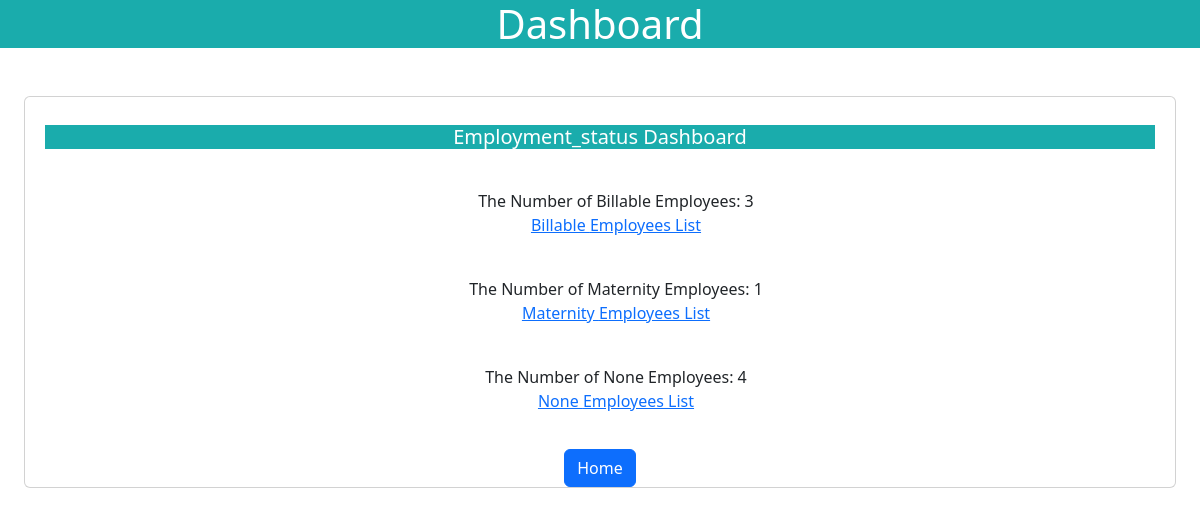
Page /dashboard on the earlier database version.
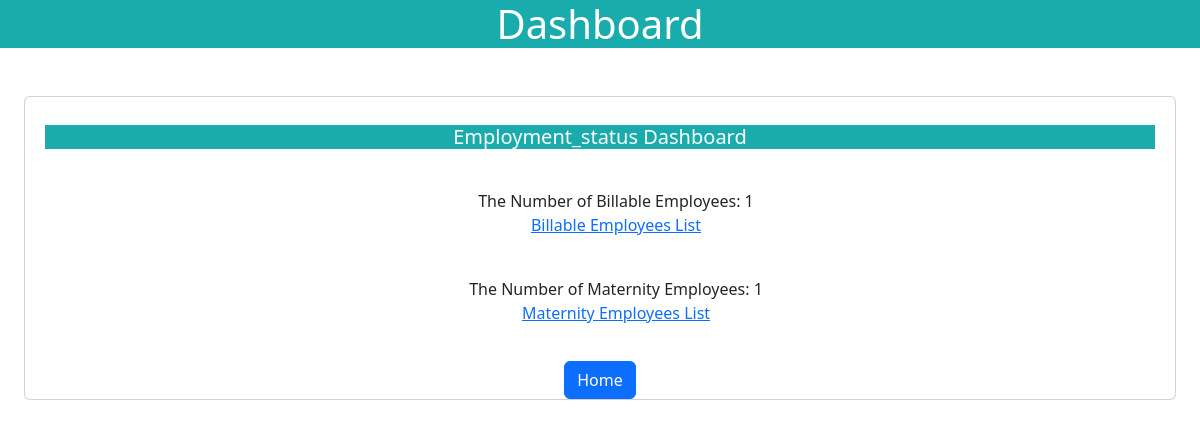
Same page on the later database version.
### app.py (models this page shows)
class Employee(db.Model):
    Sno = db.Column(db.Integer, primary_key=True, autoincrement=True)
    Emp_id = db.Column(db.String(500))
    Name = db.Column(db.String(500))
    Designation = db.Column(db.String(500))
    Department = db.Column(db.String(500))
    Project = db.Column(db.String(500))
    Job_role = db.Column(db.String(500))
    Employment_status = db.Column(db.String(500))
    Joining_date = db.Column(db.String(500))
    Experience = db.Column(db.String(500))
    Location = db.Column(db.String(500))
    Last_promoted = db.Column(db.String(500))
    Comments = db.Column(db.String(500))
    employee_status=db.Column(db.String(500))

### app.py (the view)
@app.route("/dashboard")
def dashBoard():
    status=Employee.query.with_entities(Employee.Employment_status).distinct()
    del_employers=Delete_user.query.all()
    deleted_jan_employers=[]
    deleted_feb_employers=[]
    deleted_march_employers=[]
    deleted_april_employers=[]
    deleted_may_employers=[]
    deleted_june_employers=[]
    deleted_july_employers=[]
    deleted_aug_employers=[]
    deleted_sep_employers=[]
    deleted_oct_employers=[]
    deleted_nov_employers=[]
    deleted_dec_employers=[]
    for emp in del_employers:
        if emp.Date:
            split_date=emp.Date.split("-")
            modified_month=split_date[1]
            if modified_month=="01":
                deleted_jan_employers.append(emp.Name)
            if modified_month=="02":
                deleted_feb_employers.append(emp.Name)
            if modified_month=="03":
                deleted_march_employers.append(emp.Name)
            if modified_month=="04":
                deleted_april_employers.append(emp.Name)
            if modified_month=="05":
                deleted_may_employers.append(emp.Name)
            if modified_month=="06":
                deleted_june_employers.append(emp.Name)
            if modified_month=="07":
                deleted_july_employers.append(emp.Name)
            if modified_month=="08":
                deleted_aug_employers.append(emp.Name)
            if modified_month=="09":
                deleted_sep_employers.append(emp.Name)
            if modified_month=='10':
                deleted_oct_employers.append(emp.Name)
            if modified_month=='11':
                deleted_nov_employers.append(emp.Name)
            if modified_month=='12':
                deleted_dec_employers.append(emp.Name)
    employers = Employee.query.all()
    jan_employers=[]
    feb_employers=[]
    march_employers=[]
    april_employers=[]
    may_employers=[]
    june_employers=[]
    july_employers=[]
    aug_employers=[]
    sep_employers=[]
    oct_employers=[]
    nov_employers=[]
    dec_employers=[]
    for employee in employers:
        if employee.Joining_date:
            split_date = employee.Joining_date.split('-')
            modified_month =split_date[1]
            if modified_month =="01":
                jan_employers.append(employee.Name)
            if modified_month =="02":
                feb_employers.append(employee.Name)
            if modified_month =="03":
                march_employers.append(employee.Name)
            if modified_month =="04":
                april_employers.append(employee.Name)
            if modified_month =="05":
                may_employers.append(employee.Name)
            if modified_month=='06':
               june_employers.append(employee.Name)
            if modified_month=='07':
               july_employers.append(employee.Name)
            if modified_month=='08':
               aug_employers.append(employee.Name)
            if modified_month=='09':
               sep_employers.append(employee.Name)
            if modified_month=='10':
               oct_employers.append(employee.Name)
            if modified_month=='11':
               nov_employers.append(employee.Name)
            if modified_month=='12':
               dec_employers.append(employee.Name)
    employment_status_counts={}
    for stat in status:
        count=Employee.query.filter_by(Employment_status=stat.Employment_status).count()
        employment_status_counts[stat.Employment_status]=count
    return render_template("dashboard.html",employment_status_counts=employment_status_counts,june_employers=june_employers,deleted_june_employers=deleted_june_employers,deleted_jan_employers=deleted_jan_employers,deleted_feb_employers=deleted_feb_employers,deleted_march_employers=deleted_march_employers,deleted_april_employers=deleted_april_employers,deleted_may_employers=deleted_may_employers,deleted_july_employers=deleted_july_employers,deleted_aug_employers=deleted_aug_employers,deleted_sep_employers=deleted_sep_employers,deleted_oct_employers=deleted_oct_employers,deleted_nov_employers=deleted_nov_employers,deleted_dec_employers=deleted_dec_employers,jan_employers=jan_employers,feb_employers=feb_employers,march_employers=march_employers,april_employers=april_employers,may_employers=may_employers,july_employers=july_employers,aug_employers=aug_employers,sep_employers=sep_employers,oct_employers=oct_employers,nov_employers=nov_employers,dec_employers=dec_employers)

### templates/dashboard.html (shortened to what this page needs)
<!doctype html>
<html lang="en">
  <head>
    <link href="https://cdn.jsdelivr.net/npm/bootstrap@5.3.2/dist/css/bootstrap.min.css" rel="stylesheet">
    <link rel="stylesheet" href="{{ url_for('static', filename='dashboard.css') }}">
  </head>
  <body>
    <h1 style=" background-color:#1AACAC;
    color:white"><center>Dashboard</center></h1>
    <div class="card mx-4 my-5" >
        <div class="card-body " style="height: 100%; width: 100%; padding:20px;">
          <h5 class="card-title my-2" style=" background-color:#1AACAC;
          color:white"><center>Employment_status Dashboard</center></h5>
          <ul style="list-style-type: none;">
            {% for status,count in employment_status_counts.items() %}
                <div class="content" style="text-align: center;">
                    <li style="margin-top:40px;">The Number of {{status}} Employees: {{count}}</li>
                    <a href="javascript:void(0)" class="card-link" onclick="toggleEmployeesList('{{status}}')">{{status}} Employees List</a>
                </div>
            {% endfor %}
          </ul>
        </div>
       <div class="container" style="text-align: center;">
        <a href="/home" class="btn btn-primary">Home</a>
       </div>
      </div>
  </body>
</html>

Differences in the rows shown:
removed Employee: Comments "None", count "4"
computed for Employee "Billable": Sno "3" → "1"
